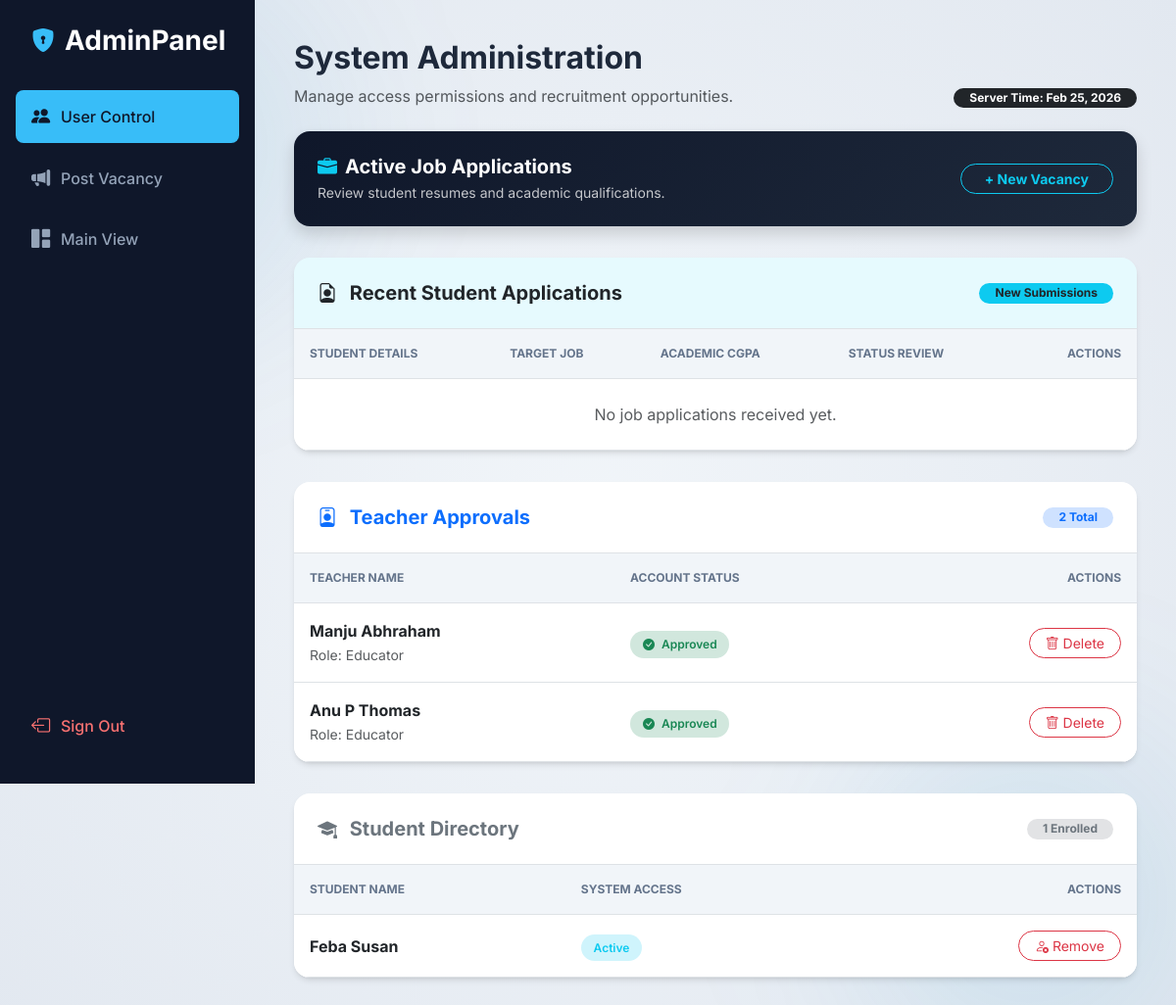
/admin/manage (signed in), run on the app's committed database.
### tables this page shows
CREATE TABLE users (
    id INTEGER PRIMARY KEY AUTOINCREMENT,
    username TEXT UNIQUE NOT NULL,
    password TEXT NOT NULL,
    role TEXT NOT NULL, -- Added missing comma here
    status TEXT NOT NULL 
);

### app.py (the view)
@app.route('/admin/manage')
def admin_manage():
    if session.get('role') != 'admin':
        return redirect(url_for('login'))
    db = get_db_connection()
    teachers = db.execute('SELECT * FROM users WHERE role = "teacher"').fetchall()
    students = db.execute('SELECT * FROM users WHERE role = "student"').fetchall()
    vacancies = db.execute('SELECT * FROM vacancies').fetchall()
    applications = db.execute('''
        SELECT a.*, v.title as job_title, v.company
        FROM applications a
        JOIN vacancies v ON a.job_id = v.id
        ORDER BY a.applied_on DESC
    ''').fetchall()
    db.close()
    return render_template('admin_manage.html', teachers=teachers, students=students, vacancies=vacancies, applications=applications)

### app.py (called while the page is built)
def get_db_connection():
    conn = sqlite3.connect('database.db')
    conn.row_factory = sqlite3.Row
    return conn

### templates/admin_manage.html (shortened to what this page needs)
{% extends "layout.html" %}
{% block content %}
<link rel="stylesheet" href="https://cdn.jsdelivr.net/npm/bootstrap-icons@1.11.1/font/bootstrap-icons.css">
<nav class="sidebar">
    <div class="brand">
        <i class="bi bi-shield-lock-fill"></i>
        <h3 class="fw-bold mb-0">AdminPanel</h3>
    </div>
    <a href="/admin/manage" class="active"><i class="bi bi-people-fill"></i> User Control</a>
    <a href="/admin/add_vacancy"><i class="bi bi-megaphone-fill"></i> Post Vacancy</a>
    <a href="/dashboard"><i class="bi bi-grid-1x2-fill"></i> Main View</a>
    <a href="/logout" class="logout-btn"><i class="bi bi-box-arrow-left"></i> Sign Out</a>
</nav>
<div class="content-area">
    <header class="mb-4 d-flex justify-content-between align-items-end">
        <div>
            <h2 class="fw-bold">System Administration</h2>
            <p class="text-muted mb-0">Manage access permissions and recruitment opportunities.</p>
        </div>
        <div class="text-end">
            <span class="badge bg-dark rounded-pill px-3">Server Time: Feb 25, 2026</span>
        </div>
    </header>
    <div class="stat-card shadow">
        <div>
            <h5 class="mb-1 fw-bold"><i class="bi bi-briefcase-fill me-2 text-info"></i>Active Job Applications</h5>
            <p class="mb-0 opacity-75 small">Review student resumes and academic qualifications.</p>
        </div>
        <div class="d-flex gap-2">
            <a href="/admin/add_vacancy" class="btn btn-outline-info btn-sm rounded-pill px-4 fw-bold">+ New Vacancy</a>
        </div>
    </div>
    <div class="custom-table-card">
        <div class="p-4 border-bottom d-flex justify-content-between align-items-center bg-info bg-opacity-10">
            <h5 class="fw-bold mb-0 text-dark"><i class="bi bi-file-earmark-person me-2"></i> Recent Student Applications</h5>
            <span class="badge bg-info text-dark rounded-pill px-3">New Submissions</span>
        </div>
        <div class="table-responsive">
            <table class="table table-hover mb-0">
                <thead>
                    <tr>
                        <th>Student Details</th>
                        <th>Target Job</th>
                        <th>Academic CGPA</th>
                        <th>Status Review</th>
                        <th class="text-end">Actions</th>
                    </tr>
                </thead>
                <tbody>
                    {% for app in applications %}
                    <tr>
                        <td>
                            <div class="fw-bold">{{ app.full_name }}</div>
                            <small class="text-muted">{{ app.email }}</small>
                        </td>
                        <td>
                            <div class="fw-bold">{{ app.job_title }}</div>
                            <small class="text-info">{{ app.company }}</small>
                        </td>
                        <td><span class="badge bg-light text-dark border">{{ app.cgpa }} CGPA</span></td>
                        <td>
                            <form action="{{ url_for('update_application', app_id=app.id) }}" method="POST">
                                <select name="status" class="status-select bg-white" onchange="this.form.submit()">
                                    <option value="Pending Review" {% if app.status == 'Pending Review' %}selected{% endif %}>⏳ Pending</option>
                                    <option value="Shortlisted" {% if app.status == 'Shortlisted' %}selected{% endif %}>✅ Shortlisted</option>
                                    <option value="Rejected" {% if app.status == 'Rejected' %}selected{% endif %}>❌ Rejected</option>
                                </select>
                            </form>
                        </td>
                        <td class="text-end">
                            <div class="d-flex justify-content-end gap-2">
                                <a href="/static/uploads/resumes/{{ app.resume_filename }}" class="btn btn-sm btn-primary rounded-pill px-3" download>
                                    <i class="bi bi-download"></i>
                                </a>
                                <form action="{{ url_for('delete_application', app_id=app.id) }}" method="POST" onsubmit="return confirm('Remove this application record?');">
                                    <button type="submit" class="btn btn-sm btn-outline-danger rounded-pill">
                                        <i class="bi bi-trash"></i>
                                    </button>
                                </form>
                            </div>
                        </td>
                    </tr>
                    {% else %}
                    <tr>
                        <td colspan="5" class="text-center py-4 text-muted">No job applications received yet.</td>
                    </tr>
                    {% endfor %}
                </tbody>
            </table>
        </div>
    </div>
    <div class="custom-table-card">
        <div class="p-4 border-bottom d-flex justify-content-between align-items-center">
            <h5 class="fw-bold mb-0 text-primary"><i class="bi bi-person-badge me-2"></i> Teacher Approvals</h5>
            <span class="badge bg-primary-subtle text-primary rounded-pill px-3">{{ teachers|length }} Total</span>
        </div>
        <div class="table-responsive">
            <table class="table table-hover mb-0">
                <thead>
                    <tr>
                        <th>Teacher Name</th>
                        <th>Account Status</th>
                        <th class="text-end">Actions</th>
                    </tr>
                </thead>
                <tbody>
                    {% for t in teachers %}
                    <tr>
                        <td>
                            <div class="fw-bold">{{ t.username }}</div>
                            <small class="text-muted">Role: Educator</small>
                        </td>
                        <td>
                            {% if t.status == 'pending' %}
                                <span class="status-badge bg-warning-subtle text-warning">
                                    <i class="bi bi-clock-history me-1"></i> Awaiting Approval
                                </span>
                            {% else %}
                                <span class="status-badge bg-success-subtle text-success">
                                    <i class="bi bi-check-circle-fill me-1"></i> Approved
                                </span>
                            {% endif %}
                        </td>
                        <td class="text-end">
                            <form action="/admin/delete_user/{{ t.id }}" method="POST" class="d-inline" onsubmit="return confirm('Delete this teacher permanently?');">
                                <button type="submit" class="btn btn-sm btn-outline-danger rounded-pill px-3">
                                    <i class="bi bi-trash"></i> Delete
                                </button>
                            </form>
                        </td>
                    </tr>
                    {% endfor %}
                </tbody>
            </table>
        </div>
    </div>
    <div class="custom-table-card">
        <div class="p-4 border-bottom d-flex justify-content-between align-items-center">
            <h5 class="fw-bold mb-0 text-secondary"><i class="bi bi-mortarboard-fill me-2"></i> Student Directory</h5>
            <span class="badge bg-secondary-subtle text-secondary rounded-pill px-3">{{ students|length }} Enrolled</span>
        </div>
        <div class="table-responsive">
            <table class="table table-hover mb-0">
                <thead>
                    <tr>
                        <th>Student Name</th>
                        <th>System Access</th>
                        <th class="text-end">Actions</th>
                    </tr>
                </thead>
                <tbody>
                    {% for s in students %}
                    <tr>
                        <td><div class="fw-bold">{{ s.username }}</div></td>
                        <td><span class="status-badge bg-info-subtle text-info">Active</span></td>
                        <td class="text-end">
                            <form action="/admin/delete_user/{{ s.id }}" method="POST" class="d-inline" onsubmit="return confirm('Remove student account?');">
                                <button type="submit" class="btn btn-sm btn-outline-danger rounded-pill px-3">
                                    <i class="bi bi-person-x"></i> Remove
                                </button>
                            </form>
                        </td>
                    </tr>
                    {% endfor %}
                </tbody>
            </table>
        </div>
    </div>
</div>
{% endblock %}

### templates/layout.html (style rules this page uses)
:root { --bg-light: #f8fafc; --primary-color: #0284c7; --secondary-color: #0f172a; }
body { background-color: var(--bg-light); font-family: 'Inter', sans-serif; color: #1e293b; min-height: 100vh; margin: 0; overflow-x: hidden; position: relative; }

### templates/admin_manage.html (style rules this page uses)
:root { --sidebar-bg: #0f172a; --sidebar-accent: #38bdf8; --main-bg: #f8fafc; --card-shadow: 0 4px 6px -1px rgb(0 0 0 / 0.1), 0 2px 4px -2px rgb(0 0 0 / 0.1); --sidebar-width: 260px; }
body { font-family: 'Inter', sans-serif; background-color: var(--main-bg); color: #1e293b; }
.sidebar { width: var(--sidebar-width); height: 100vh; position: fixed; top: 0; left: 0; background: var(--sidebar-bg); color: white; padding: 1.5rem 1rem; z-index: 1000; display: flex; flex-direction: column; }
.sidebar .brand { padding: 0 1rem 2rem; display: flex; align-items: center; gap: 10px; }
.sidebar .brand i { font-size: 1.5rem; color: var(--sidebar-accent); }
.sidebar a { color: #94a3b8; text-decoration: none; padding: 0.8rem 1rem; display: flex; align-items: center; border-radius: 8px; margin-bottom: 0.5rem; font-weight: 500; transition: 0.2s; }
.sidebar a i { font-size: 1.2rem; width: 30px; }
.sidebar a:hover, .sidebar a.active { background: rgba(255, 255, 255, 0.05); color: white; }
.sidebar a.active { background: var(--sidebar-accent); color: var(--sidebar-bg); }
.sidebar .logout-btn { margin-top: auto; color: #f87171; }
.content-area { margin-left: var(--sidebar-width); padding: 2.5rem; min-height: 100vh; }
.custom-table-card { background: white; border-radius: 16px; box-shadow: var(--card-shadow); border: none; overflow: hidden; margin-bottom: 2rem; }
.table thead th { background-color: #f1f5f9; text-transform: uppercase; font-size: 0.75rem; font-weight: 700; color: #64748b; padding: 1rem; }
.table tbody td { padding: 1rem; vertical-align: middle; }
.status-badge { font-size: 0.75rem; padding: 0.4rem 0.8rem; border-radius: 50px; font-weight: 600; }
.stat-card { background: linear-gradient(135deg, #0f172a 0%, #1e293b 100%); color: white; padding: 1.5rem; border-radius: 16px; margin-bottom: 2rem; display: flex; justify-content: space-between; align-items: center; }

### data on the page
users: username "Manju Abhraham", status "Approved"
users: username "Anu P Thomas", status "Approved"
users: username "Feba Susan"

### other printed values
{{ teachers|length }} "2"
{{ students|length }} "1"
